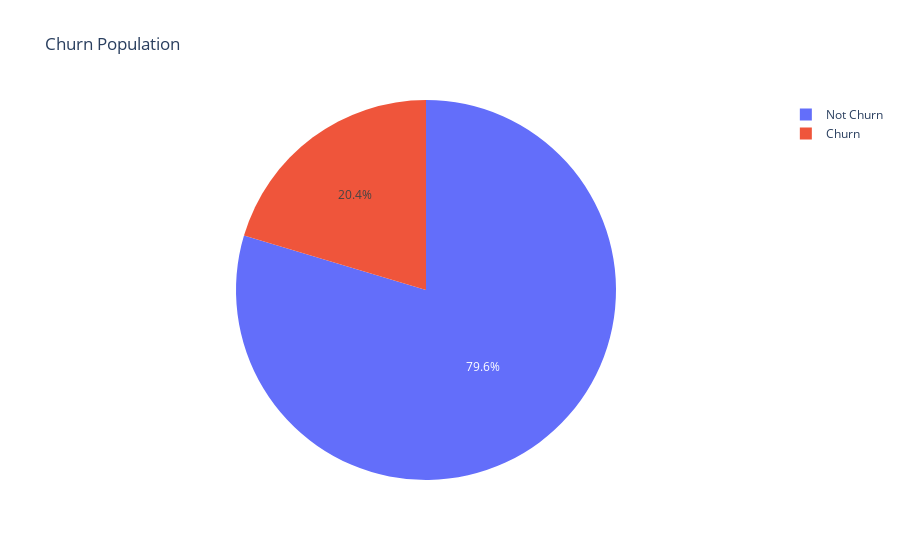

The code cell stored with this chart in its notebook:
### Code cell
x = pd.DataFrame({'count': [df[df['Exited'] == 0].shape[0], df[df['Exited'] == 1].shape[0]],
                   'churn': ['Not Churn', 'Churn']})
px.pie(x, values='count', names='churn', title='Churn Population')

### Figure 1 — Plotly figure (JSON) as saved in the notebook; plotly's stock layout.template omitted (floating-point values rounded to 4 significant figures)
{"data": [{"domain": {"x": [0, 1], "y": [0, 1]}, "hovertemplate": "churn=%{label}<br>count=%{value}<extra></extra>", "labels": ["Not Churn", "Churn"], "legendgroup": "", "name": "", "showlegend": true, "type": "pie", "values": [7963, 2037]}], "layout": {"legend": {"tracegroupgap": 0}, "title": {"text": "Churn Population"}}}
